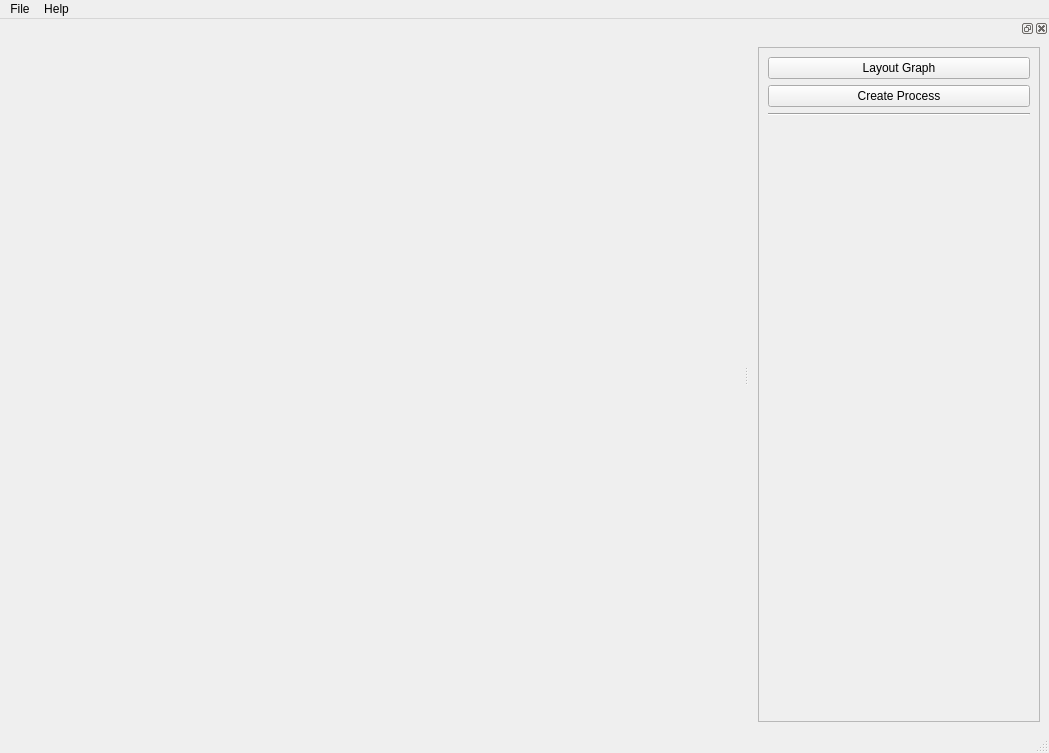
<?xml version="1.0" encoding="UTF-8"?>
<ui version="4.0">
 <class>MainWindow</class>
 <widget class="QMainWindow" name="MainWindow">
  <property name="geometry">
   <rect>
    <x>0</x>
    <y>0</y>
    <width>1049</width>
    <height>753</height>
   </rect>
  </property>
  <property name="windowTitle">
   <string>MainWindow</string>
  </property>
  <widget class="QWidget" name="scene_frame">
   <layout class="QVBoxLayout" name="verticalLayout"/>
  </widget>
  <widget class="QMenuBar" name="menubar">
   <property name="geometry">
    <rect>
     <x>0</x>
     <y>0</y>
     <width>1049</width>
     <height>21</height>
    </rect>
   </property>
   <widget class="QMenu" name="menuFile">
    <property name="title">
     <string>File</string>
    </property>
    <widget class="QMenu" name="menuExport">
     <property name="title">
      <string>Export</string>
     </property>
     <addaction name="actionExportPNG"/>
     <addaction name="actionExportSVG"/>
    </widget>
    <addaction name="actionOpen"/>
    <addaction name="actionSave"/>
    <addaction name="separator"/>
    <addaction name="menuExport"/>
   </widget>
   <widget class="QMenu" name="menuHelp">
    <property name="title">
     <string>Help</string>
    </property>
    <addaction name="actionAbout"/>
   </widget>
   <addaction name="menuFile"/>
   <addaction name="menuHelp"/>
  </widget>
  <widget class="QStatusBar" name="statusbar"/>
  <widget class="QDockWidget" name="dockWidget">
   <property name="minimumSize">
    <size>
     <width>300</width>
     <height>111</height>
    </size>
   </property>
   <attribute name="dockWidgetArea">
    <number>2</number>
   </attribute>
   <widget class="QWidget" name="manager_panel">
    <layout class="QVBoxLayout" name="verticalLayout_2">
     <item>
      <widget class="QScrollArea" name="scrollArea">
       <property name="widgetResizable">
        <bool>true</bool>
       </property>
       <widget class="QWidget" name="manager_panel_scroll">
        <property name="geometry">
         <rect>
          <x>0</x>
          <y>0</y>
          <width>280</width>
          <height>670</height>
         </rect>
        </property>
        <layout class="QVBoxLayout" name="verticalLayout_3">
         <item>
          <widget class="QPushButton" name="layout_graph_btn">
           <property name="text">
            <string>Layout Graph</string>
           </property>
          </widget>
         </item>
         <item>
          <widget class="QPushButton" name="create_process_btn">
           <property name="text">
            <string>Create Process</string>
           </property>
          </widget>
         </item>
         <item>
          <widget class="Line" name="line">
           <property name="orientation">
            <enum>Qt::Horizontal</enum>
           </property>
          </widget>
         </item>
         <item>
          <widget class="QWidget" name="details_panel" native="true">
           <layout class="QVBoxLayout" name="verticalLayout_5"/>
          </widget>
         </item>
         <item>
          <spacer name="verticalSpacer">
           <property name="orientation">
            <enum>Qt::Vertical</enum>
           </property>
           <property name="sizeHint" stdset="0">
            <size>
             <width>20</width>
             <height>40</height>
            </size>
           </property>
          </spacer>
         </item>
        </layout>
       </widget>
      </widget>
     </item>
    </layout>
   </widget>
  </widget>
  <action name="actionOpen">
   <property name="text">
    <string>Open</string>
   </property>
  </action>
  <action name="actionSave">
   <property name="text">
    <string>Save</string>
   </property>
  </action>
  <action name="actionAbout">
   <property name="text">
    <string>About</string>
   </property>
  </action>
  <action name="actionExport_SVG">
   <property name="text">
    <string>Export SVG</string>
   </property>
  </action>
  <action name="actionExportPNG">
   <property name="text">
    <string>PNG</string>
   </property>
  </action>
  <action name="actionExportSVG">
   <property name="text">
    <string>SVG</string>
   </property>
  </action>
 </widget>
 <resources/>
 <connections/>
</ui>
